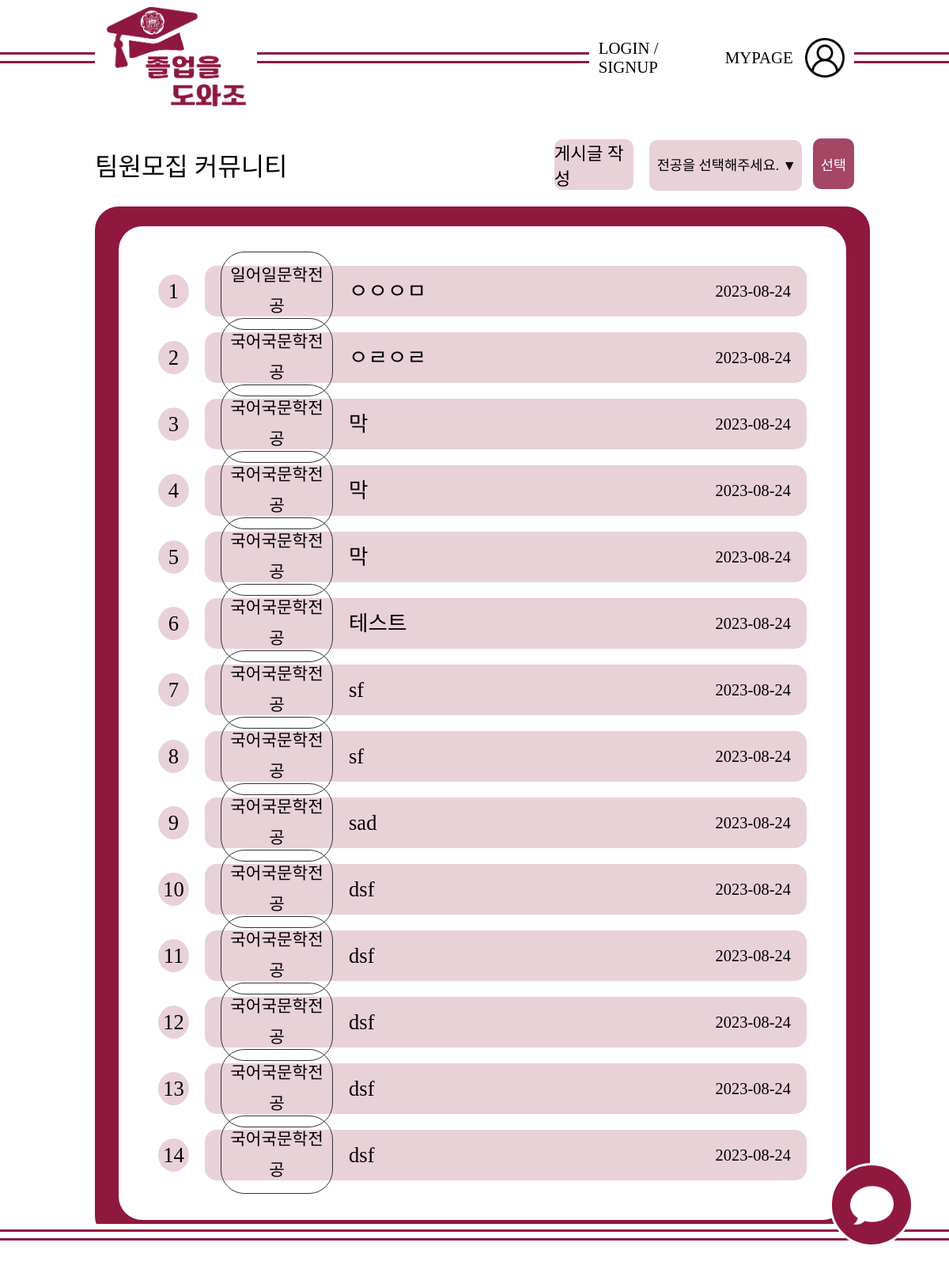
The page /team_board/ on the database as committed earlier.
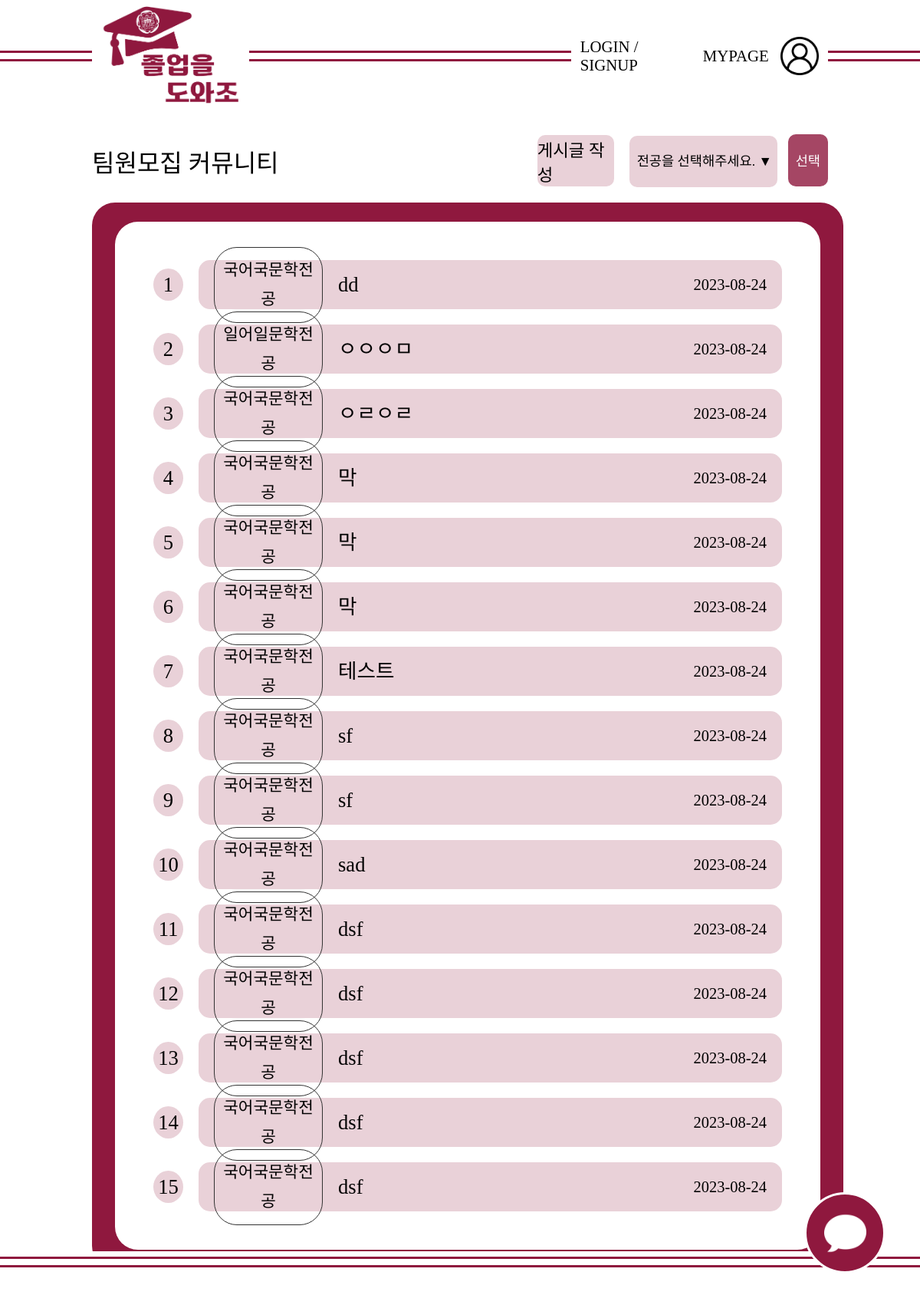
The same page on the database as committed later.
### team_board/models.py (models this page shows, shortened)
class Board(models.Model):
    title = models.CharField(max_length=100)
    content = models.CharField(max_length=500)
    author = models.CharField(max_length=100)
    like_count = models.PositiveIntegerField(default=0) # 양수입력 필드
    pub_date = models.DateTimeField(auto_now=True)
    major = models.CharField(max_length=100)  # 전공 필드 추가

### team_board/views.py (the view)
# urls.py: path('', views.index, name='index'),
def index(request):
    all_boards = Board.objects.all().order_by("-pub_date")
    return render(request, 'team_board/community.html', {'title': 'Board List', 'board_list': all_boards})

### team_board/templates/team_board/community.html (shortened to what this page needs)
<!DOCTYPE html>
<html lang="kor">
  <head>
    {% load static %}
    <link rel="stylesheet" href="{% static 'css/community.css' %}" />
  </head>
  <body>
    <div class="container">
      <header class="hd">
        <div class="left-line">
          <hr />
          <hr />
        </div>
        <div class="logo">
          <a href="/">
            <img src="{% static 'image/logo.png' %}" alt="로고" />
          </a>
        </div>
        <div class="center-line">
          <hr />
          <hr />
        </div>
        <div class="user">
          <div class="login-username">
            <div class="login">
              <a href="#">
                <p>LOGIN / SIGNUP</p>
              </a>
            </div>
          </div>
          <a href="#">
            <div class="profile">
              <p>MYPAGE</p>
              <img src="{% static 'image/user.png' %}" alt="프로필" /></div
          ></a>
        </div>
        <div class="right-line">
          <hr />
          <hr />
        </div>
      </header>
      <section class="sec">
        <div class="content">
          <div class="dept">
            <div class="univ">
              <p>팀원모집 커뮤니티</p>
            </div>
            <div class="select-dept">
              <a href="{% url 'team_board:write_board' %}">
                <div class="write-btn">
                  <p>게시글 작성</p>
                </div>
              </a>
              <div class="choose">
                <form action="#" method="POST">
                  <select name="major" id="input-dropdown">
                    <option selected disabled value="">전공을 선택해주세요. ▼</option>
                  </select>
                  <input type="submit" value="선택" id="choose-btn" />
                </form>
              </div>
            </div>
          </div>
          <div class="box">
            <div class="contentbox">
              {% if board_list %} {% for board in board_list %}
              <a href="{% url 'team_board:detail' board.id %}">
                <div class="post">
                  <div class="post-num">
                    <p>{{ forloop.counter }}</p>
                  </div>
                  <div class="post-text">
                    <div class="post-title">
                      <div class="post-dept">
                        <p>{{ board.major }}</p>
                      </div>
                      <p>{{ board.title }}</p>
                    </div>
                    <div class="post-date">{{ board.pub_date|date:'Y-m-d' }}</div>
                  </div>
                </div></a
              >
              {% endfor %} {% else %}
              <div class="post-text">
                <p>작성된 게시글이 없습니다.</p>
              </div>
              {% endif %}
            </div>
          </div>
        </div>
      </section>
      <footer class="ft">
        <hr />
        <hr />
      </footer>
      <navigation class="nav">
        <a href="#">
          <div class="chat-button">
            <img src="{% static 'image/speech-bubble.png' %}" alt="챗봇" /></div
        ></a>
      </navigation>
    </div>
  </body>
</html>

Rows that differ between the two databases and show on the page:
added Board: major "국어국문학전공", title "dd", pub_date "2023-08-24"
